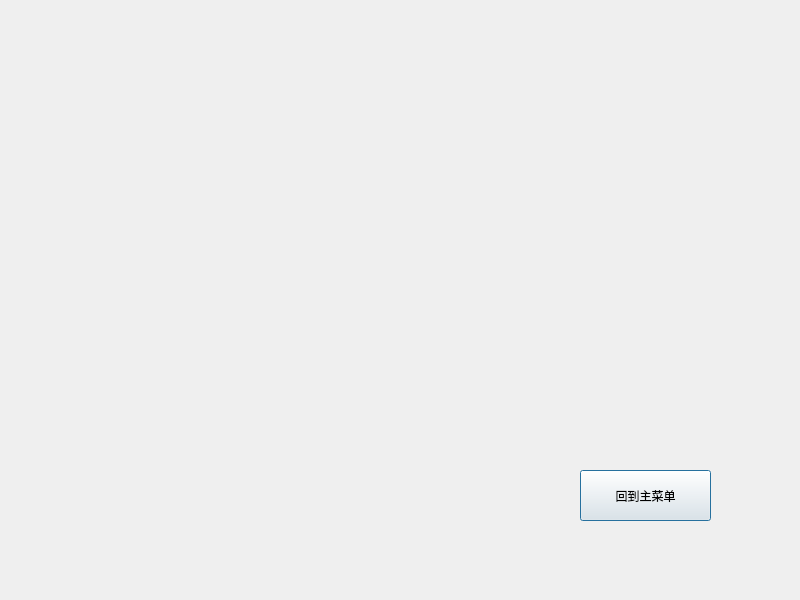
<?xml version="1.0" encoding="UTF-8"?>
<ui version="4.0">
 <class>a_2_lsqd</class>
 <widget class="QDialog" name="a_2_lsqd">
  <property name="geometry">
   <rect>
    <x>0</x>
    <y>0</y>
    <width>800</width>
    <height>600</height>
   </rect>
  </property>
  <property name="windowTitle">
   <string>Dialog</string>
  </property>
  <widget class="QPushButton" name="pushButton">
   <property name="geometry">
    <rect>
     <x>580</x>
     <y>470</y>
     <width>131</width>
     <height>51</height>
    </rect>
   </property>
   <property name="text">
    <string>回到主菜单</string>
   </property>
  </widget>
 </widget>
 <resources/>
 <connections/>
</ui>
